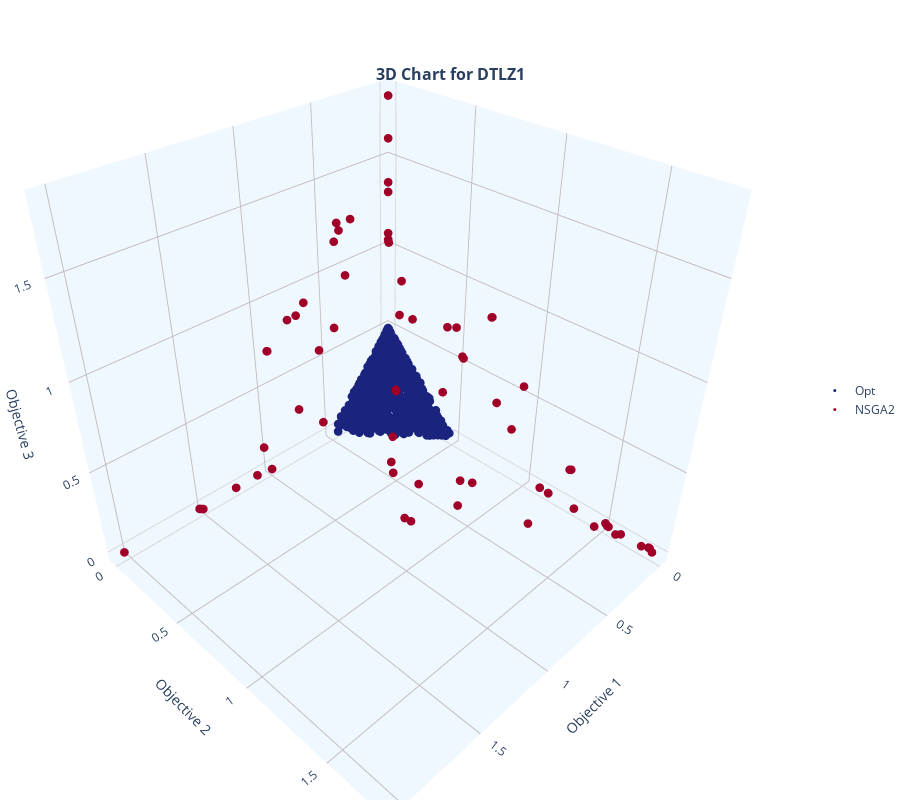

The notebook cell saved with this chart:
### Markdown cell above
### DTLZ1 (Linear Hyperplane)

### Code cell
mop = mb.mops.DTLZ1(M=3)
exp = mb.experiment(mop=mop, moea=mb.moeas.NSGA2())
F_opt = exp.optimal(n_points=1000).objectives
exp.run(generations=200, population=100)
mb.view.topo_shape(
    SmartArray(F_opt, name="Opt"), 
    SmartArray(exp.front(), name="NSGA2"), 
    title="DTLZ1"
)

### Figure 1 — Plotly figure (JSON) as saved in the notebook; plotly's stock layout.template omitted (floating-point values rounded to 4 significant figures; data arrays with more than 128 entries replaced by an {"elided": "..."} marker saying what was removed)
{"data": [{"hovertemplate": "Opt<br>Objective 1: %{x}<br>Objective 2: %{y}<br>Objective 3: %{z}<br><extra></extra>", "marker": {"size": 3}, "mode": "markers", "name": "Opt", "showlegend": true, "type": "scatter3d", "x": {"elided": "1000 float values"}, "y": {"elided": "1000 float values"}, "z": {"elided": "1000 float values"}}, {"hovertemplate": "NSGA2<br>Objective 1: %{x}<br>Objective 2: %{y}<br>Objective 3: %{z}<br><extra></extra>", "marker": {"size": 3}, "mode": "markers", "name": "NSGA2", "showlegend": true, "type": "scatter3d", "x": [0.0, 0.0, 2.166e-17, 1.531, 1.531, 1.269, 1.517, 0.3944, 0.0002031, 7.385e-15, 0.6993, 0.1624, 0.6298, 0.009945, 0.009945, 0.0002151, 0.4618, 0.2956, 0.2956, 1.256e-15, 0.4091, 0.5094, 0.6779, 0.01644, 0.01733, 0.003252, 0.3233, 0.7546, 0.7546, 0.001814, 0.0215, 0.0002831, 0.01175, 0.7481, 0.7481, 0.3036, 0.05184, 0.3016, 0.3573, 0.8058, 4.224e-17, 1.109, 0.0, 0.08388, 0.7406, 0.007387, 0.7543, 0.0, 0.9595, 0.004268, 9.603e-05, 4.084e-05, 1.524, 0.7118, 0.01731, 0.008715, 0.3277, 0.3277, 0.4329, 0.0007315, 0.04019, 0.9619, 0.000177, 0.0, 0.7718, 1.009, 0.4675, 2.031, 0.0, 0.009375, 8.718e-16, 0.5836, 0.01379, 0.2511, 0.08321, 0.3262, 1.046, 0.2995], "y": [1.779, 1.779, 1.421e-15, 9.182e-15, 9.182e-15, 0.0, 0.01383, 0.0001486, 0.0007126, 1.72, 0.6342, 0.5426, 0.5837, 1.275, 1.275, 1.603, 0.9012, 1.236, 1.236, 1.307e-16, 4.542e-17, 0.6683, 2.547e-07, 0.9074, 1.174, 0.7193, 0.3627, 0.1885, 0.1885, 0.006062, 1.586, 1.532, 0.7961, 0.8152, 0.8152, 4.934e-05, 1.479, 0.4338, 0.002877, 0.003164, 1.523, 0.0005999, 0.9481, 0.6056, 0.001797, 0.5005, 0.7768, 1.764, 0.00142, 1.281, 1.512, 0.0002116, 0.007155, 0.6589, 1.173, 0.4401, 0.3472, 0.3472, 4.806e-17, 0.7213, 0.1343, 0.00029, 0.0007464, 1.757, 0.01432, 0.0146, 0.01337, 2.255e-16, 0.0, 1.33, 8.149e-16, 0.004699, 1.117, 0.8379, 0.6129, 0.3428, 0.005911, 0.7912], "z": [0.0, 0.0, 1.371, 0.0, 0.0, 4.263e-12, 0.0, 1.219, 1.04, 0.0, 0.2542, 0.4007, 0.3528, 0.226, 0.226, 0.0, 4.5e-05, 0.0, 0.0, 1.318, 1.264, 0.02789, 0.9057, 0.2833, 0.01045, 0.8745, 0.856, 0.2912, 0.2912, 1.033, 0.0, 0.003169, 0.3939, 0.00011, 0.00011, 1.255, 0.0, 0.8535, 0.955, 0.8535, 0.004498, 0.002269, 0.5673, 0.622, 0.8544, 0.722, 0.0, 0.01579, 0.7292, 0.226, 0.01376, 1.086, 0.0, 0.2048, 0.01171, 0.6987, 0.3828, 0.3828, 1.169, 0.8751, 0.8643, 0.7301, 1.049, 0.01639, 0.291, 0.002094, 0.6835, 0.0, 1.817, 1.517e-07, 1.603, 0.5858, 0.01197, 0.002112, 0.6142, 0.3886, 0.1625, 0.01412]}], "layout": {"height": 800, "hovermode": "closest", "legend": {"x": 1.05, "xanchor": "left", "y": 0.5, "yanchor": "middle"}, "margin": {"b": 0, "l": 0, "r": 0, "t": 0}, "scene": {"aspectmode": "manual", "aspectratio": {"x": 1, "y": 1, "z": 1}, "xaxis": {"backgroundcolor": "aliceblue", "gridcolor": "#C3BDBD", "showbackground": true, "showgrid": true, "title": {"text": "Objective 1"}}, "yaxis": {"backgroundcolor": "aliceblue", "gridcolor": "#C3BDBD", "showbackground": true, "showgrid": true, "title": {"text": "Objective 2"}}, "zaxis": {"backgroundcolor": "aliceblue", "gridcolor": "#C3BDBD", "showbackground": true, "showgrid": true, "title": {"text": "Objective 3"}}}, "title": {"font": {"size": 16, "weight": "bold"}, "pad": {"t": 0}, "text": "3D Chart for DTLZ1", "x": 0.5, "xanchor": "center", "y": 0.9, "yanchor": "bottom"}, "width": 900}}
